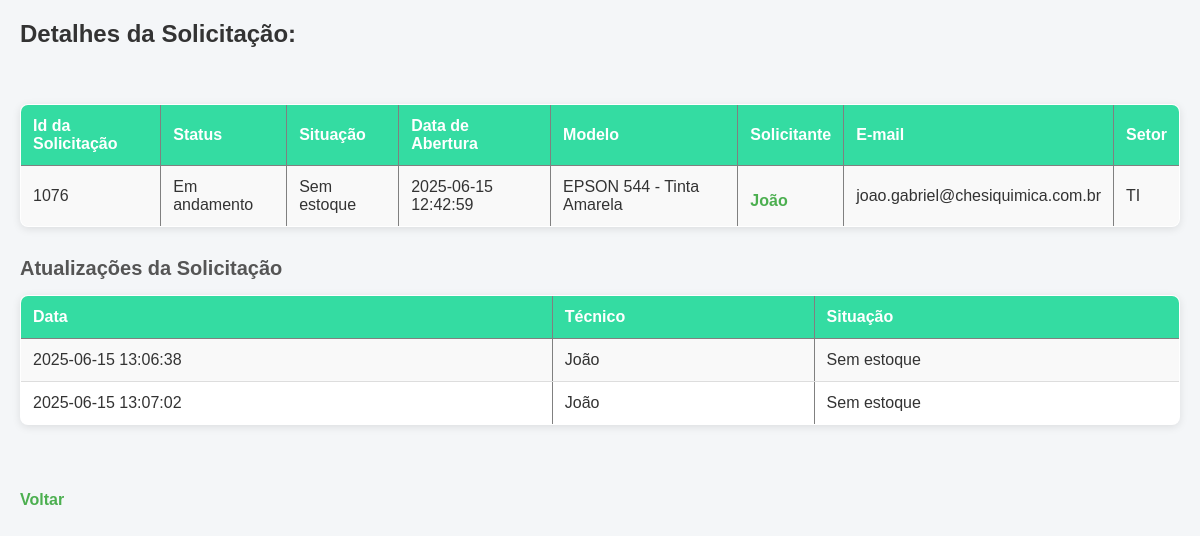
Page /dashboard/telainicial/SolicitarTonner/detalhesTonnerId.php?id=1076 (signed in) on the committed database.
### tables this page shows
CREATE TABLE `tonnersolicitacao` (
  `solicitacaoId` int(20) NOT NULL,
  `status` varchar(20) NOT NULL,
  `corTonner` varchar(20) DEFAULT NULL,
  `dtAbertura` datetime NOT NULL DEFAULT current_timestamp(),
  `dtFechamento` datetime DEFAULT NULL,
  `autorId` int(20) NOT NULL,
  `autorNome` varchar(40) NOT NULL,
  `autorEmail` varchar(60) NOT NULL,
  `autorSetor` varchar(40) NOT NULL,
  `situacao` varchar(40) DEFAULT NULL,
  `impressoraId` int(20) NOT NULL,
  `tonnerId` int(20) NOT NULL
);

CREATE TABLE `itens` (
  `id` int(11) NOT NULL,
  `nome` varchar(100) NOT NULL,
  `tipo` varchar(50) NOT NULL
);

CREATE TABLE `tonneratualizacao` (
  `id_atualizacao` int(20) NOT NULL,
  `solicitacaoId` int(11) NOT NULL,
  `dtAtualizacao` datetime NOT NULL DEFAULT current_timestamp(),
  `tecnico` varchar(100) DEFAULT NULL,
  `situacao` varchar(255) DEFAULT NULL
);

### php/Conexao.php (called while the page is built, shortened)
<?php
    class Conexao{
        private $dbname = "glpi_teste";
        private $user = "root";
        private $password ="";
        private $host = "localhost";
        public function __construct() {
            try {
                $this->conn = new PDO("mysql:host=$this->host;dbname=$this->dbname", $this->user, $this->password);
            } catch (PDOException $e) {
                echo "Erro de conexão: " . $e->getMessage();
            }
        }
    }
?>

### php/Tonner.php (called while the page is built, shortened)
<?php
require_once 'Conexao.php';
class Tonner extends Conexao {
    public function listarTonnerPorId($idAtual) {
    $sql = "SELECT ts.*, i.nome
            FROM tonnerSolicitacao ts
            JOIN itens i ON ts.tonnerId = i.id
            WHERE ts.solicitacaoId = :id";
    $stmt = $this->conn->prepare($sql);
    $stmt->bindParam(':id', $idAtual, PDO::PARAM_INT);
    $stmt->execute();
    return $stmt->fetch(PDO::FETCH_ASSOC);
}
    public function listarAtualizacoesPorSolicitacao($solicitacaoId) {
            $sql = "SELECT id_atualizacao, dtAtualizacao, tecnico, situacao
                    FROM tonneratualizacao
                    WHERE solicitacaoId = :solicitacaoId";
         $stmt = $this->conn->prepare($sql);
         $stmt->bindParam(':solicitacaoId',$solicitacaoId);
         $stmt->execute();
         return $stmt->fetchAll(PDO::FETCH_ASSOC);
        }
}

### dashboard/telainicial/SolicitarTonner/detalhesTonnerId.php (the view, shortened to what this page needs)
<?php
require_once '..\..\..\php/Tonner.php';
if (isset($_GET['id']) && is_numeric($_GET['id'])) {
    $solicitacaoId = $_GET['id'];
} else {
    die('ID da solicitação inválido.');
}
$idAtual = $_GET['id'];
$tonner = new Tonner();
$detalhesTonner = $tonner->listarTonnerporId($idAtual);
$atualizacoesTonner = $tonner->listarAtualizacoesPorSolicitacao($solicitacaoId);
?>
<!DOCTYPE html>
<html lang="pt-BR">
<head>
    <link rel="stylesheet" href="/gerenciadorti/css/detalhesTonner.css">
</head>
<body>
<h1>Detalhes da Solicitação:</h1>
<br><br>
<table border="1">
    <tr>
        <th>Id da Solicitação</th>
        <th>Status</th>
        <th>Situação</th>
        <th>Data de Abertura</th>
        <th>Modelo</th>
        <th>Solicitante</th>
        <th>E-mail</th>
        <th>Setor</th>
    </tr>
    <tr>
        <td><?= $detalhesTonner['solicitacaoId'] ?></td>
        <td><?= $detalhesTonner['status'] ?></td>
        <td><?= $detalhesTonner['situacao'] ?></td>
        <td><?= $detalhesTonner['dtAbertura'] ?></td>
        <td><?= $detalhesTonner['nome'] ?></td>
        <td><a href="detalhesUsuario.php?id=<?= $detalhesTonner['autorId'] ?>"><?= $detalhesTonner['autorNome'] ?></a></td>
        <td><?= $detalhesTonner['autorEmail'] ?></td>
        <td><?= $detalhesTonner['autorSetor'] ?></td>
    </tr>
</table>
<h2>Atualizações da Solicitação</h2>
<table border="1">
    <tr>
        <th>Data</th>
        <th>Técnico</th>
        <th>Situação</th>
    </tr>
    <?php
    if (!empty($atualizacoesTonner)) {
        foreach ($atualizacoesTonner as $atualizacao) {
            ?>
            <tr>
                <td><?= $atualizacao['dtAtualizacao'] ?></td>
                <td><?= $atualizacao['tecnico'] ?></td>
                <td><?= $atualizacao['situacao'] ?></td>
            </tr>
            <?php
        }
    } else {
        echo "<tr><td colspan='4'>Nenhuma atualização encontrada para este chamado.</td></tr>";
    }
    ?>
</table>
<br>
<br>
<a href="listarTonnerPorId.php">Voltar</a>
</body>
</html>

### css/detalhesTonner.css (style rules this page uses)
* { margin: 0; padding: 0; box-sizing: border-box; }
body { font-family: Arial, sans-serif; background-color: #f4f6f8; color: #333; padding: 20px; }
h1 { font-size: 24px; margin-bottom: 20px; color: #333; }
h2 { font-size: 20px; margin-top: 30px; margin-bottom: 15px; color: #555; }
table { width: 100%; border-collapse: collapse; margin-bottom: 20px; background-color: #fff; border-radius: 8px; overflow: hidden; box-shadow: 0 2px 8px rgba(0,0,0,0.1); }
th { background-color: #34DCA2; color: white; padding: 12px; text-align: left; font-weight: 600; }
td { padding: 12px; border-bottom: 1px solid #ddd; }
tr:nth-child(even) { background-color: #f9f9f9; }
a { display: inline-block; margin-top: 10px; text-decoration: none; color: #4CAF50; font-weight: bold; }

### rows in the picture
tonnersolicitacao: solicitacaoId "1076", status "Em andamento", situacao "Sem estoque", dtAbertura "2025-06-15 12:42:59", tonnerId.nome "EPSON 544 - Tinta Amarela", autorNome "João", autorEmail "joao.gabriel@chesiquimica.com.br", autorSetor "TI"
tonneratualizacao: dtAtualizacao "2025-06-15 13:06:38", tecnico "João", situacao "Sem estoque"
tonneratualizacao: dtAtualizacao "2025-06-15 13:07:02", tecnico "João", situacao "Sem estoque"
